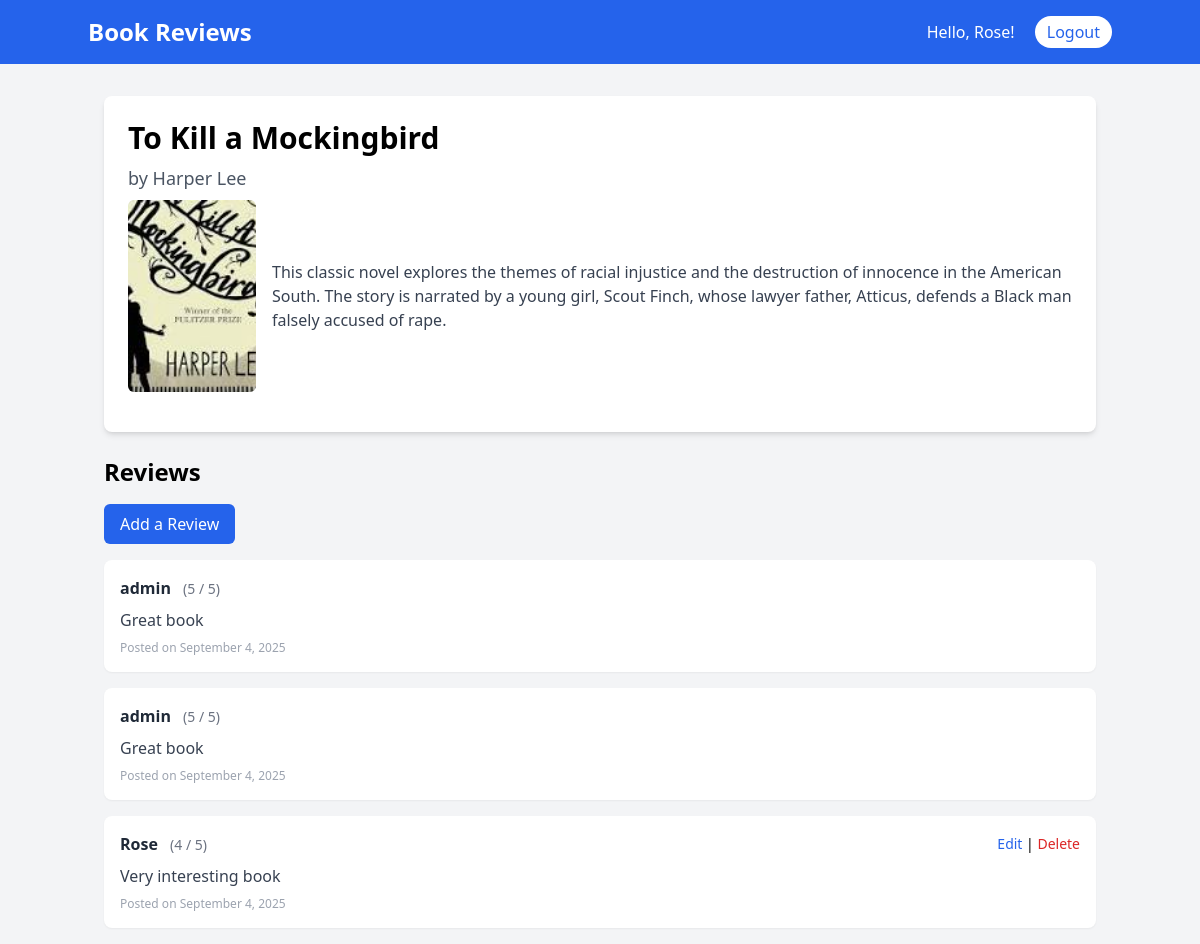
/book/1/ (signed in), run on the app's committed database.
### reviews/models.py (models this page shows, shortened)
class Book(models.Model):
    title=models.CharField()
    author=models.CharField()
    description=models.TextField()
    cover_image=models.ImageField(upload_to='book_covers/')
    categories=models.ManyToManyField('Category')

class Review(models.Model):
    book = models.ForeignKey(Book, on_delete=models.CASCADE, related_name='reviews')
    user = models.ForeignKey(User, on_delete=models.CASCADE)
    rating = models.IntegerField()
    comment = models.TextField()
    created_at = models.DateTimeField(auto_now_add=True)

### reviews/views.py (the view)
# urls.py: path('book/<int:pk>/', BookDetailView.as_view(), name='book-detail'),
class BookDetailView(DetailView):
    model = Book
    template_name = 'book_detail.html'
    context_object_name = 'book'

### reviews/templates/book_detail.html
{% extends "base.html" %}
{% block content %}
<div class="bg-white p-6 rounded-lg shadow-md mb-6">
    <h1 class="text-3xl font-bold mb-2">{{ book.title }}</h1>
    <p class="text-lg text-gray-600 mb-2">by {{ book.author }}</p>
    <div class="flex items-center mb-4">
        {% if book.cover_image %}
        <img src="{{ book.cover_image.url }}" alt="{{ book.title }} Cover" class="w-32 h-48 object-cover rounded-md mr-4">
        {% endif %}
        <p class="text-gray-700">{{ book.description }}</p>
    </div>
</div>
<h2 class="text-2xl font-semibold mb-4">Reviews</h2>
{% if user.is_authenticated %}
<a href="{% url 'review-create' book.pk %}" class="inline-block bg-blue-600 text-white py-2 px-4 rounded-md mb-4 hover:bg-blue-700">
    Add a Review
</a>
{% endif %}
<div class="space-y-4">
    {% for review in book.reviews.all %}
    <div class="bg-white p-4 rounded-lg shadow-sm">
        <div class="flex justify-between items-center mb-2">
            <div>
                <span class="font-bold text-gray-800">{{ review.user.username }}</span>
                <span class="text-sm text-gray-500 ml-2">({{ review.rating }} / 5)</span>
            </div>
            {% if user == review.user or user.is_staff %}
            <div class="text-sm">
                {% if user == review.user %}
                <a href="{% url 'review-update' review.pk %}" class="text-blue-600 hover:underline">Edit</a> |
                {% endif %}
                <a href="{% url 'review-delete' review.pk %}" class="text-red-600 hover:underline">Delete</a>
            </div>
            {% endif %}
        </div>
        <p class="text-gray-700">{{ review.comment }}</p>
        <p class="text-xs text-gray-400 mt-2">Posted on {{ review.created_at|date:"F j, Y" }}</p>
    </div>
    {% empty %}
    <p>No reviews yet. Be the first to leave one!</p>
    {% endfor %}
</div>
{% endblock %}

### reviews/templates/base.html (shortened to what this page needs)
<!DOCTYPE html>
<html lang="en">
<head>
    <script src="https://cdn.tailwindcss.com"></script>
</head>
<body class="bg-gray-100 font-sans">
    <nav class="bg-blue-600 p-4 text-white">
        <div class="container mx-auto flex justify-between items-center">
            <a href="{% url 'book-list' %}" class="text-2xl font-bold">Book Reviews</a>
            <div>
                {% if user.is_authenticated %}
                    <span class="mr-4">Hello, {{ user.username }}!</span>
                    <form method="post" action="{% url 'logout' %}" class="inline">
                        <button type="submit" class="bg-white text-blue-600 py-1 px-3 rounded-full hover:bg-gray-200">
                            Logout
                        </button>
                    </form>
                {% else %}
                    <a href="{% url 'login' %}" class="bg-white text-blue-600 py-1 px-3 rounded-full hover:bg-gray-200">Login</a>
                    <a href="{% url 'signup' %}" class="ml-2 bg-white text-blue-600 py-1 px-3 rounded-full hover:bg-gray-200">Sign Up</a>
                {% endif %}
            </div>
        </div>
    </nav>
    <main class="container mx-auto p-4 mt-4">
        {% block content %}{% endblock %}
    </main>
</body>
</html>

### data on the page
Book: title "To Kill a Mockingbird", author "Harper Lee", cover_image (picture), description "This classic novel explores the themes of racial injustice and the destruction of innocence in the American South. The story is narrated by a young girl, Scout Finch, whose lawyer father, Atticus, defends a Black man falsely accused of rape."
Review: user.username "admin", rating "5", comment "Great book", created_at "September 4, 2025"
Review: user.username "admin", rating "5", comment "Great book", created_at "September 4, 2025"
Review: user.username "Rose", rating "4", shows "Edit", shows "Delete", comment "Very interesting book", created_at "September 4, 2025"

### other printed values
{{ user.username }} "Rose"
